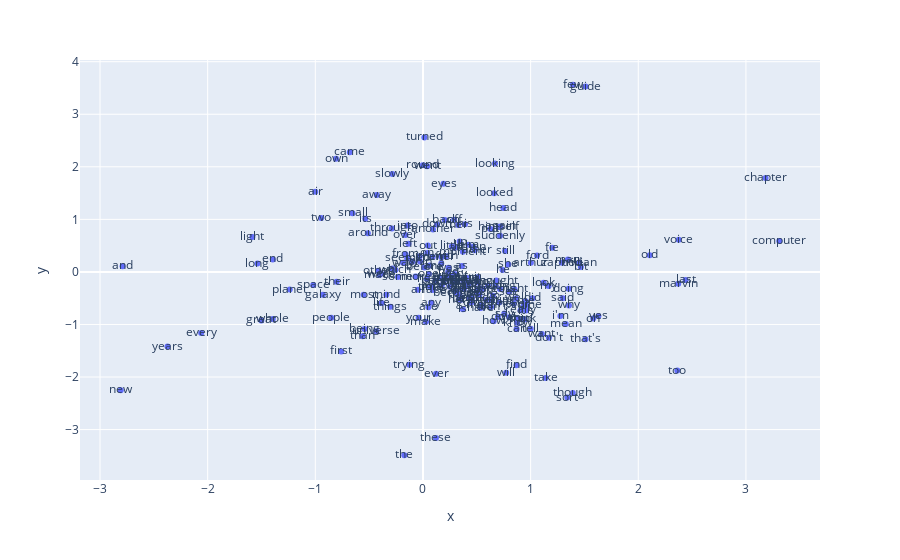

Here is the notebook cell this chart was saved with:
### Markdown cell above
Para el modelo que utiliza Skipgram

### Code cell
x_vals, y_vals, labels = reduce_dimensions(skipgram_model)

MAX_WORDS = 200
fig = px.scatter(x=x_vals[:MAX_WORDS], y=y_vals[:MAX_WORDS], text=labels[:MAX_WORDS])
fig.show()

### Figure 1 — Plotly figure (JSON) as saved in the notebook; plotly's stock layout.template omitted (floating-point values rounded to 4 significant figures; data arrays with more than 128 entries replaced by an {"elided": "..."} marker saying what was removed)
{"data": [{"hovertemplate": "x=%{x}<br>y=%{y}<br>text=%{text}<extra></extra>", "legendgroup": "", "marker": {"color": "#636efa", "symbol": "circle"}, "mode": "markers+text", "name": "", "orientation": "v", "showlegend": false, "text": {"elided": "200 str values"}, "type": "scatter", "x": {"elided": "200 float values"}, "xaxis": "x", "y": {"elided": "200 float values"}, "yaxis": "y"}], "layout": {"legend": {"tracegroupgap": 0}, "margin": {"t": 60}, "xaxis": {"anchor": "y", "domain": [0, 1], "title": {"text": "x"}}, "yaxis": {"anchor": "x", "domain": [0, 1], "title": {"text": "y"}}}}
